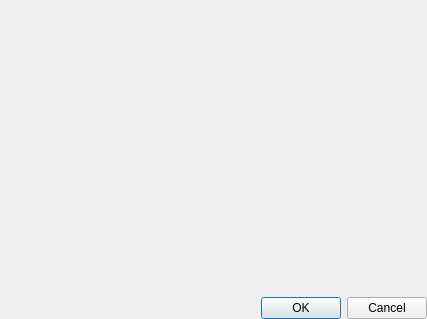
<?xml version="1.0" encoding="UTF-8"?>
<ui version="4.0">
 <class>CDialog</class>
 <widget class="QDialog" name="CDialog">
  <property name="geometry">
   <rect>
    <x>0</x>
    <y>0</y>
    <width>427</width>
    <height>319</height>
   </rect>
  </property>
  <property name="windowTitle">
   <string>Dialog</string>
  </property>
  <layout class="QGridLayout" name="gridLayout">
   <property name="leftMargin">
    <number>40</number>
   </property>
   <property name="topMargin">
    <number>0</number>
   </property>
   <property name="rightMargin">
    <number>0</number>
   </property>
   <property name="bottomMargin">
    <number>0</number>
   </property>
   <item row="1" column="0" colspan="2">
    <widget class="QDialogButtonBox" name="buttonBox">
     <property name="orientation">
      <enum>Qt::Horizontal</enum>
     </property>
     <property name="standardButtons">
      <set>QDialogButtonBox::Cancel|QDialogButtonBox::Ok</set>
     </property>
    </widget>
   </item>
   <item row="0" column="0" colspan="2">
    <widget class="QWidget" name="widget" native="true">
     <property name="sizePolicy">
      <sizepolicy hsizetype="Minimum" vsizetype="Expanding">
       <horstretch>0</horstretch>
       <verstretch>0</verstretch>
      </sizepolicy>
     </property>
     <property name="minimumSize">
      <size>
       <width>200</width>
       <height>100</height>
      </size>
     </property>
    </widget>
   </item>
  </layout>
 </widget>
 <resources/>
 <connections/>
</ui>
